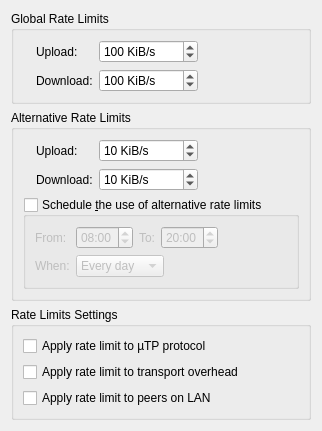
          <widget class="QWidget" name="scrollAreaWidgetContents_9">
           <property name="geometry">
            <rect>
             <x>0</x>
             <y>0</y>
             <width>302</width>
             <height>408</height>
            </rect>
           </property>
           <layout class="QVBoxLayout" name="verticalLayout_5">
            <item>
             <widget class="QGroupBox" name="rateLimitBox">
              <property name="title">
               <string>Global Rate Limits</string>
              </property>
              <layout class="QGridLayout" name="rateLimitBoxLayout">
               <item row="0" column="0" rowspan="2">
                <widget class="QLabel" name="labelGlobalRate"/>
               </item>
               <item row="0" column="1">
                <widget class="QLabel" name="label_10">
                 <property name="text">
                  <string>Upload:</string>
                 </property>
                </widget>
               </item>
               <item row="0" column="2">
                <widget class="QSpinBox" name="spinUploadLimit">
                 <property name="specialValueText">
                  <string>∞</string>
                 </property>
                 <property name="suffix">
                  <string> KiB/s</string>
                 </property>
                 <property name="maximum">
                  <number>2000000</number>
                 </property>
                 <property name="stepType">
                  <enum>QAbstractSpinBox::StepType::AdaptiveDecimalStepType</enum>
                 </property>
                 <property name="value">
                  <number>100</number>
                 </property>
                </widget>
               </item>
               <item row="0" column="3">
                <spacer name="horizontalSpacer">
                 <property name="orientation">
                  <enum>Qt::Orientation::Horizontal</enum>
                 </property>
                 <property name="sizeHint" stdset="0">
                  <size>
                   <width>40</width>
                   <height>20</height>
                  </size>
                 </property>
                </spacer>
               </item>
               <item row="1" column="1">
                <widget class="QLabel" name="label_11">
                 <property name="text">
                  <string>Download:</string>
                 </property>
                </widget>
               </item>
               <item row="1" column="2">
                <widget class="QSpinBox" name="spinDownloadLimit">
                 <property name="specialValueText">
                  <string>∞</string>
                 </property>
                 <property name="suffix">
                  <string> KiB/s</string>
                 </property>
                 <property name="maximum">
                  <number>2000000</number>
                 </property>
                 <property name="stepType">
                  <enum>QAbstractSpinBox::StepType::AdaptiveDecimalStepType</enum>
                 </property>
                 <property name="value">
                  <number>100</number>
                 </property>
                </widget>
               </item>
              </layout>
             </widget>
            </item>
            <item>
             <widget class="QGroupBox" name="altRateLimitBox">
              <property name="title">
               <string>Alternative Rate Limits</string>
              </property>
              <layout class="QGridLayout" name="gridLayout_6">
               <item row="0" column="0" rowspan="2">
                <widget class="QLabel" name="labelAltRate"/>
               </item>
               <item row="0" column="1">
                <widget class="QLabel" name="label_13">
                 <property name="text">
                  <string>Upload:</string>
                 </property>
                </widget>
               </item>
               <item row="0" column="2">
                <widget class="QSpinBox" name="spinUploadLimitAlt">
                 <property name="specialValueText">
                  <string>∞</string>
                 </property>
                 <property name="suffix">
                  <string> KiB/s</string>
                 </property>
                 <property name="maximum">
                  <number>2000000</number>
                 </property>
                 <property name="stepType">
                  <enum>QAbstractSpinBox::StepType::AdaptiveDecimalStepType</enum>
                 </property>
                 <property name="value">
                  <number>10</number>
                 </property>
                </widget>
               </item>
               <item row="0" column="3">
                <spacer name="horizontalSpacer_5">
                 <property name="orientation">
                  <enum>Qt::Orientation::Horizontal</enum>
                 </property>
                 <property name="sizeHint" stdset="0">
                  <size>
                   <width>40</width>
                   <height>20</height>
                  </size>
                 </property>
                </spacer>
               </item>
               <item row="1" column="1">
                <widget class="QLabel" name="label_14">
                 <property name="text">
                  <string>Download:</string>
                 </property>
                </widget>
               </item>
               <item row="1" column="2">
                <widget class="QSpinBox" name="spinDownloadLimitAlt">
                 <property name="specialValueText">
                  <string>∞</string>
                 </property>
                 <property name="suffix">
                  <string> KiB/s</string>
                 </property>
                 <property name="maximum">
                  <number>2000000</number>
                 </property>
                 <property name="stepType">
                  <enum>QAbstractSpinBox::StepType::AdaptiveDecimalStepType</enum>
                 </property>
                 <property name="value">
                  <number>10</number>
                 </property>
                </widget>
               </item>
               <item row="2" column="0" colspan="4">
                <widget class="QGroupBox" name="groupBoxSchedule">
                 <property name="title">
                  <string>Schedule &amp;the use of alternative rate limits</string>
                 </property>
                 <property name="checkable">
                  <bool>true</bool>
                 </property>
                 <property name="checked">
                  <bool>false</bool>
                 </property>
                 <layout class="QGridLayout" name="gridLayout_7">
                  <item row="0" column="0">
                   <widget class="QLabel" name="label_6">
                    <property name="toolTip">
                     <string>Start time</string>
                    </property>
                    <property name="text">
                     <string comment="From start time">From:</string>
                    </property>
                   </widget>
                  </item>
                  <item row="0" column="1">
                   <widget class="QTimeEdit" name="timeEditScheduleFrom">
                    <property name="wrapping">
                     <bool>true</bool>
                    </property>
                    <property name="displayFormat">
                     <string notr="true">hh:mm</string>
                    </property>
                    <property name="calendarPopup">
                     <bool>false</bool>
                    </property>
                    <property name="time">
                     <time>
                      <hour>8</hour>
                      <minute>0</minute>
                      <second>0</second>
                     </time>
                    </property>
                   </widget>
                  </item>
                  <item row="0" column="2">
                   <widget class="QLabel" name="label_17">
                    <property name="toolTip">
                     <string>End time</string>
                    </property>
                    <property name="text">
                     <string comment="To end time">To:</string>
                    </property>
                   </widget>
                  </item>
                  <item row="0" column="3">
                   <widget class="QTimeEdit" name="timeEditScheduleTo">
                    <property name="wrapping">
                     <bool>true</bool>
                    </property>
                    <property name="displayFormat">
                     <string notr="true">hh:mm</string>
                    </property>
                    <property name="time">
                     <time>
                      <hour>20</hour>
                      <minute>0</minute>
                      <second>0</second>
                     </time>
                    </property>
                   </widget>
                  </item>
                  <item row="0" column="4">
                   <spacer name="horizontalSpacer_8">
                    <property name="orientation">
                     <enum>Qt::Orientation::Horizontal</enum>
                    </property>
                    <property name="sizeHint" stdset="0">
                     <size>
                      <width>40</width>
                      <height>20</height>
                     </size>
                    </property>
                   </spacer>
                  </item>
                  <item row="1" column="0">
                   <widget class="QLabel" name="label_18">
                    <property name="text">
                     <string>When:</string>
                    </property>
                   </widget>
                  </item>
                  <item row="1" column="1" colspan="3">
                   <widget class="QComboBox" name="comboBoxScheduleDays">
                    <property name="sizePolicy">
                     <sizepolicy hsizetype="Fixed" vsizetype="Fixed">
                      <horstretch>0</horstretch>
                      <verstretch>0</verstretch>
                     </sizepolicy>
                    </property>
                    <item>
                     <property name="text">
                      <string>Every day</string>
                     </property>
                    </item>
                    <item>
                     <property name="text">
                      <string>Weekdays</string>
                     </property>
                    </item>
                    <item>
                     <property name="text">
                      <string>Weekends</string>
                     </property>
                    </item>
                   </widget>
                  </item>
                 </layout>
                </widget>
               </item>
              </layout>
             </widget>
            </item>
            <item>
             <widget class="QGroupBox" name="rateLimitsGroupBox">
              <property name="title">
               <string>Rate Limits Settings</string>
              </property>
              <layout class="QVBoxLayout" name="verticalLayout_30">
               <item>
                <widget class="QCheckBox" name="checkLimituTPConnections">
                 <property name="text">
                  <string>Apply rate limit to µTP protocol</string>
                 </property>
                </widget>
               </item>
               <item>
                <widget class="QCheckBox" name="checkLimitTransportOverhead">
                 <property name="text">
                  <string>Apply rate limit to transport overhead</string>
                 </property>
                </widget>
               </item>
               <item>
                <widget class="QCheckBox" name="checkLimitLocalPeerRate">
                 <property name="text">
                  <string>Apply rate limit to peers on LAN</string>
                 </property>
                </widget>
               </item>
              </layout>
             </widget>
            </item>
            <item>
             <spacer name="verticalSpacer_2">
              <property name="orientation">
               <enum>Qt::Orientation::Vertical</enum>
              </property>
              <property name="sizeHint" stdset="0">
               <size>
                <width>20</width>
                <height>40</height>
               </size>
              </property>
             </spacer>
            </item>
           </layout>
          </widget>
